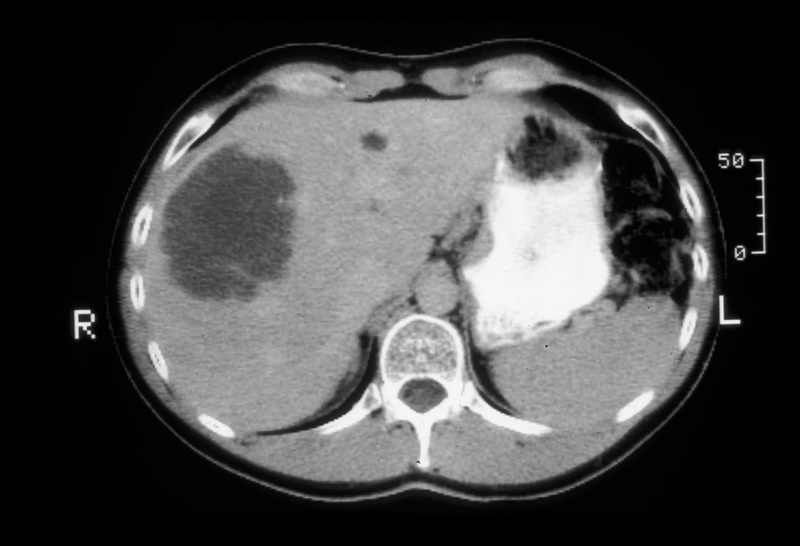
%> input picture matlab/dddd.jpg, 800 x 546 px
$ octave final.m   (GNU Octave 9; MATLAB toolbox functions it lacks are replaced by stand-ins)
%> lines starting %> are read from the running program, lines starting %| are printed output that depends on the picture; in (x1, y1, x2, y2) boxes, pixels count from 0 and x2, y2 are one past the last pixel; in counts of white or black regions, pixels touching at a corner belong together; the program's own positions count from 1
%% Instructions Set Followed by Reading Image

% *********************************
% Works without Image Processing Toolbox
% *********************************

% So no need of wild installations and setting up. This is pure matlab
% code. you can use with any CT scan image and check out the results.
% I've tested with few images . I was able to extract the Bones , liver and other organs distinctively.
% Currently this version treats image for subsequent matrix manipulations for pure image enhancement only.
% I urge you to check with multiple Image sets.

% Setting up the image and creating intensity image [maatrix] out of it.
% Intensity matrix is enhansed b/w to color image with distinctive intensity of (gray) color levels
% You will find these color levels are mapped to actual colors to create the pattern

% ************************************
% The testing is done by hardcoding the dimensions of the given image for creating intensity matrix
% Beware, need to change the values of image dimensions where ever they are necessary.
% ************************************
%
% Inorder to know the dimesions we can simply read the image and do
% disp(iminfo(liver))
% or
% whos liver
% {in the command line}
% assuming liver is the name of the image
% Need to apply dimensions for the handler for creating a intensity matrix

liver = imread('dddd.jpg');
%> liver is the input picture: size 546x800x3 uint8; min 0, max 250, mean 71.7
% imagesc(liver);

handler=zeros(546,800); % Change Dimensions here
n=1:1:546; k=1:1:800; % Change Dimensions here

handler(n,k)=0.2989 * liver(n,k,1) + 0.5870* liver(n,k,2) ...
         + 0.1140 * liver(n,k,3); % creates intensity matrix
  % print a color figure in black and white


%% display original for comparison
% colormap function gives multiple options of creating dynamic color patterns in given image
% Read documentation about it to know more uses of colormap.
% Here we are using bone colormap (there many such options jet is other famous one.)

se = strel('disk',11);
% Set the thereshold value accordignly
can = edge(handler, 'canny');
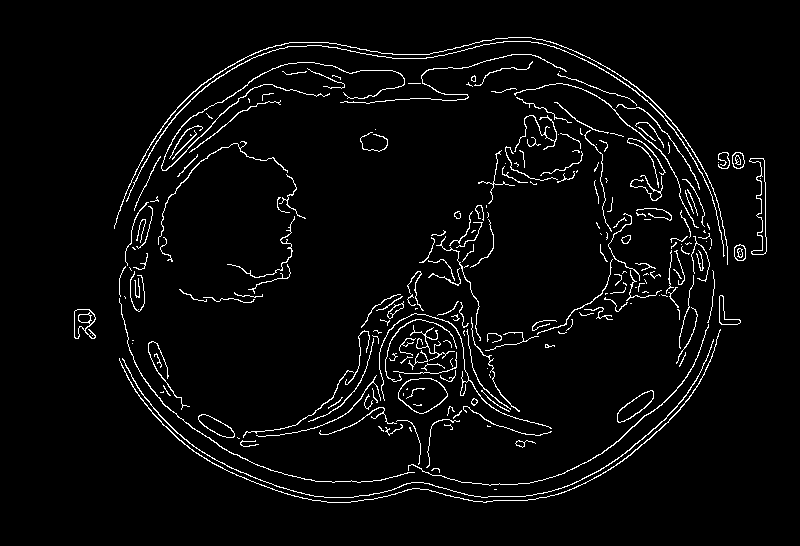
%> can: size 546x800 logical; 3.8% white in thin lines or dots, all inside (x1, y1, x2, y2) = (74, 37, 767, 503)
imshow(can);
title('Canny Edge Detection');
hold
eroded = imerode(handler,se);
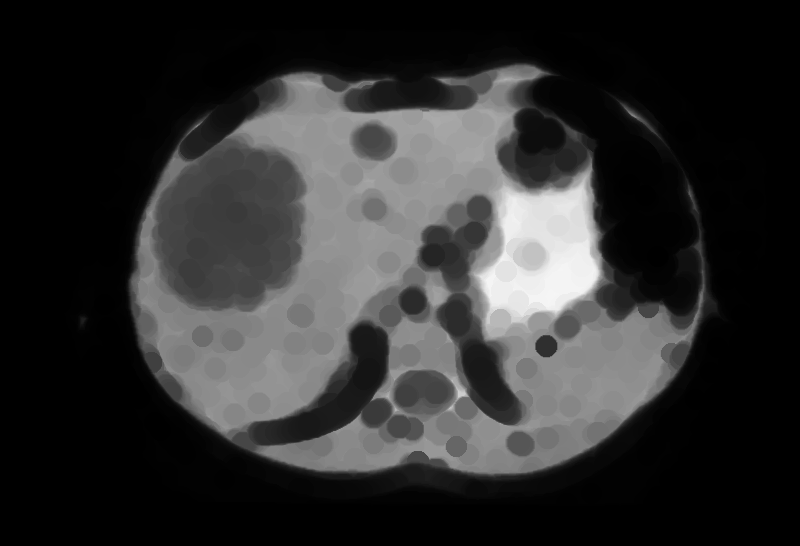
%> eroded: size 546x800 double; min 0, max 246, mean 47.1
dialated = imdilate(eroded, se);
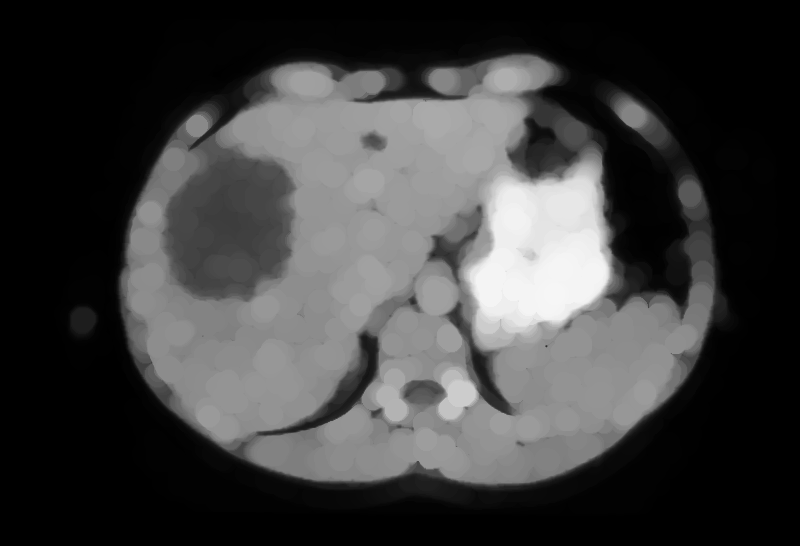
%> dialated: size 546x800 double; min 0, max 246, mean 62.3
% imshow(dialated);
% title('Eroded and dilated and canny edge iMage');
figure1=figure;
imagesc(dialated);
colormap(bone);
colorbar;
set(gca,'YDir','reverse');
% Setting up lighting and effects to enhance the image
daspect([0.5 0.5 1]);
view(0,90);
lighting phong;
material shiny;
h=lightangle(45,60);

%%  figure and cleaning
set(figure1,'Position');
set(figure1,'Color',[0.9 0.9 0.9]);
set(figure1,'OuterPosition');
title('Original C T Scan','FontSize',14);
axis off
axis tight
colormap(jet);
title('Original C T Scan colormap','FontSize',14);
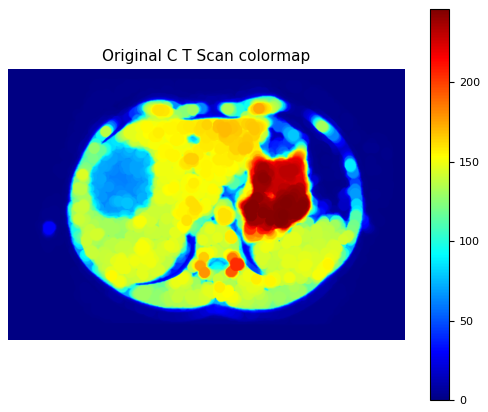
%> figure redrawn from the program's plot data

%% display result as 3D surface with phong lighting
figure2=figure;
surf(handler,'FaceColor','texturemap','EdgeColor','none');
% used handler for both the relief and the color intensity to be mapped
colormap(bone);
colorbar;
set(gca,'YDir','reverse');
daspect([0.5 0.5 15]);
view(0,90);
lighting phong;
material shiny;
h=lightangle(45,60);  % sets the position of the specified light
%%  figure and cleaning
set(figure2,'Position');
set(figure2,'Color',[0.9 0.9 0.9]);
set(figure2,'OuterPosition');
title('Render C T Scan','FontSize',14);
axis off
axis tight
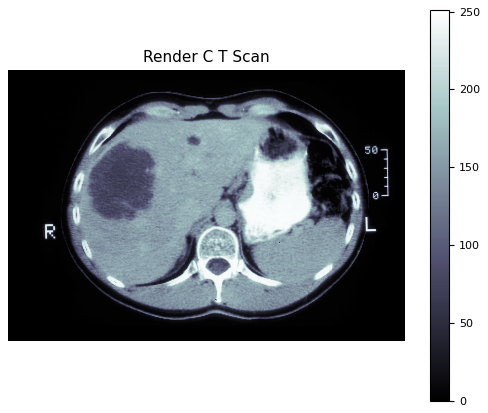
%> figure redrawn from the program's plot data

%% creates elevation matrix
elev=log2(dialated+1)*10; % creates arbitrary elevation matrix (I did this
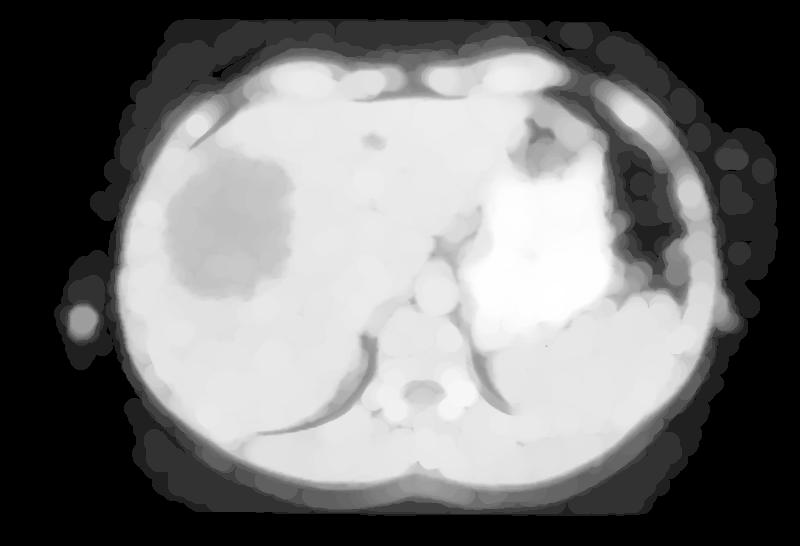
%> elev: size 546x800 double; min 0, max 79.48, mean 36.7; drawn with min black and max white
   % through trial and error).
   % N.B. The function surf used below, would have
   % taken the variable handler as input for both relief
   % and color, but I like more control that what is
   % afforded with the command daspect alone
%% creates elevation matrix
elev=log2(dialated+1)*10; % creates arbitrary elevation matrix (I did this
   % through trial and error).
   % N.B. The function surf used below, would have
   % taken the variable handler as input for both relief
   % and color, but I like more control that what is
   % afforded with the command daspect alone
%% display result as 3D surface with phong lighting
figure3=figure;
surf(elev,handler,'FaceColor','texturemap','EdgeColor','none');
  % used elev for relief and handler for color intensity to be mapped
  % to heated body colormap
colormap(bone);
colorbar;
set(gca,'YDir','reverse');
daspect([0.5 0.5 1]);
view(0,90);
lighting phong;
material shiny;
h=lightangle(45,60);  % sets the position of the specified light
%%  figure and cleaning
set(figure3,'Position');
set(figure3,'Color',[0.9 0.9 0.9]);
set(figure3,'OuterPosition');
title('Render C T Scan Removing Noise','FontSize',14);
axis off
axis tight
clear n k xray figure1 figure2 figure3;
contour3(dialated);
imshow(handler);
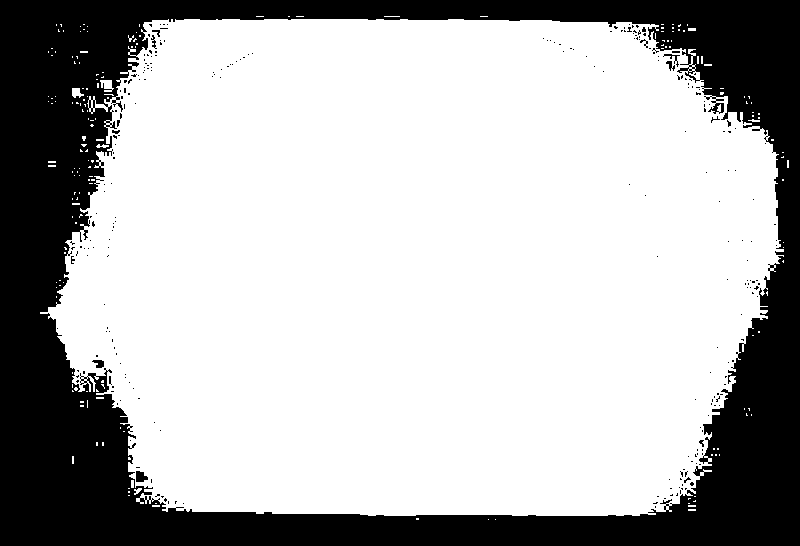
%> displayed picture: size 546x800, on the screen's scale of 0 to 255; 71.3% white; 261 black regions (251 under 20 px), largest, box (x1, y1, x2, y2) and area: (0, 0, 800, 546) 123977, (136, 471, 148, 482) 99, (92, 360, 104, 368) 65
% imcontour(handler);

%%
% ******************
% Future Course:
% 1. Image segmentation
% 2. Variable Viewing
% 3. Processing the Segmented Image.
% 4. Contouring
% 5. Plotting 3D
% ******************
